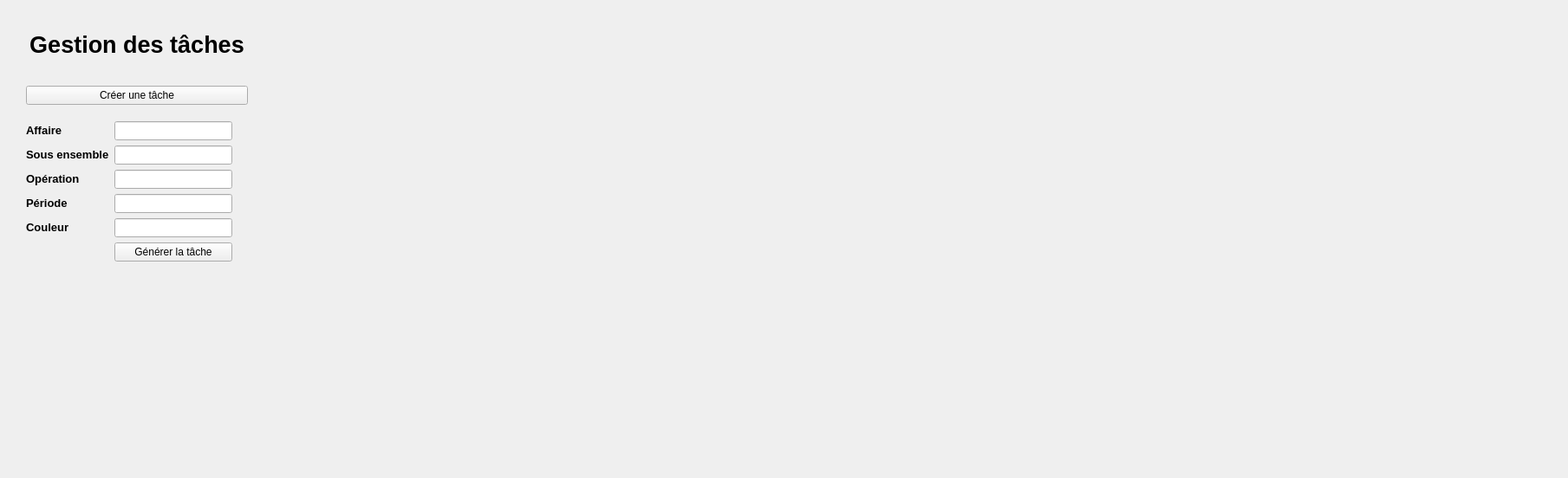
<?xml version="1.0" encoding="UTF-8"?>
<ui version="4.0">
 <class>Form</class>
 <widget class="QWidget" name="Form">
  <property name="geometry">
   <rect>
    <x>0</x>
    <y>0</y>
    <width>1809</width>
    <height>552</height>
   </rect>
  </property>
  <property name="windowTitle">
   <string>Form</string>
  </property>
  <widget class="QWidget" name="formLayoutWidget">
   <property name="geometry">
    <rect>
     <x>30</x>
     <y>140</y>
     <width>238</width>
     <height>242</height>
    </rect>
   </property>
   <layout class="QFormLayout" name="formLayout">
    <item row="0" column="0">
     <widget class="QLabel" name="label_4">
      <property name="text">
       <string>&lt;html&gt;&lt;head/&gt;&lt;body&gt;&lt;p&gt;&lt;span style=&quot; font-size:10pt; font-weight:700;&quot;&gt;Affaire&lt;/span&gt;&lt;/p&gt;&lt;/body&gt;&lt;/html&gt;</string>
      </property>
     </widget>
    </item>
    <item row="0" column="1">
     <widget class="QLineEdit" name="lineEdit_2"/>
    </item>
    <item row="1" column="0">
     <widget class="QLabel" name="label_3">
      <property name="text">
       <string>&lt;html&gt;&lt;head/&gt;&lt;body&gt;&lt;p&gt;&lt;span style=&quot; font-size:10pt; font-weight:700;&quot;&gt;Sous ensemble&lt;/span&gt;&lt;/p&gt;&lt;/body&gt;&lt;/html&gt;</string>
      </property>
     </widget>
    </item>
    <item row="1" column="1">
     <widget class="QLineEdit" name="lineEdit_3"/>
    </item>
    <item row="2" column="0">
     <widget class="QLabel" name="label_2">
      <property name="text">
       <string>&lt;html&gt;&lt;head/&gt;&lt;body&gt;&lt;p&gt;&lt;span style=&quot; font-size:10pt; font-weight:700;&quot;&gt;Opération&lt;/span&gt;&lt;/p&gt;&lt;/body&gt;&lt;/html&gt;</string>
      </property>
     </widget>
    </item>
    <item row="2" column="1">
     <widget class="QLineEdit" name="lineEdit_4"/>
    </item>
    <item row="3" column="0">
     <widget class="QLabel" name="label_6">
      <property name="text">
       <string>&lt;html&gt;&lt;head/&gt;&lt;body&gt;&lt;p&gt;&lt;span style=&quot; font-size:10pt; font-weight:700;&quot;&gt;Période&lt;/span&gt;&lt;/p&gt;&lt;/body&gt;&lt;/html&gt;</string>
      </property>
     </widget>
    </item>
    <item row="3" column="1">
     <widget class="QLineEdit" name="lineEdit_5"/>
    </item>
    <item row="4" column="0">
     <widget class="QLabel" name="label_7">
      <property name="text">
       <string>&lt;html&gt;&lt;head/&gt;&lt;body&gt;&lt;p&gt;&lt;span style=&quot; font-size:10pt; font-weight:700;&quot;&gt;Couleur&lt;/span&gt;&lt;/p&gt;&lt;/body&gt;&lt;/html&gt;</string>
      </property>
     </widget>
    </item>
    <item row="4" column="1">
     <widget class="QLineEdit" name="lineEdit_6"/>
    </item>
    <item row="5" column="1">
     <widget class="QPushButton" name="submit">
      <property name="text">
       <string>Générer la tâche</string>
      </property>
     </widget>
    </item>
   </layout>
  </widget>
  <widget class="QWidget" name="verticalLayoutWidget">
   <property name="geometry">
    <rect>
     <x>270</x>
     <y>90</y>
     <width>160</width>
     <height>31</height>
    </rect>
   </property>
   <layout class="QVBoxLayout" name="PB_slot"/>
  </widget>
  <widget class="QWidget" name="layoutWidget">
   <property name="geometry">
    <rect>
     <x>30</x>
     <y>10</y>
     <width>256</width>
     <height>111</height>
    </rect>
   </property>
   <layout class="QVBoxLayout" name="verticalLayout">
    <item>
     <widget class="QLabel" name="label">
      <property name="text">
       <string>&lt;html&gt;&lt;head/&gt;&lt;body&gt;&lt;p align=&quot;center&quot;&gt;&lt;span style=&quot; font-size:20pt; font-weight:700;&quot;&gt;Gestion des tâches&lt;/span&gt;&lt;/p&gt;&lt;/body&gt;&lt;/html&gt;</string>
      </property>
     </widget>
    </item>
    <item>
     <widget class="QPushButton" name="pushButton">
      <property name="text">
       <string>Créer une tâche</string>
      </property>
     </widget>
    </item>
   </layout>
  </widget>
  <widget class="QWidget" name="verticalLayoutWidget_2">
   <property name="geometry">
    <rect>
     <x>300</x>
     <y>200</y>
     <width>1401</width>
     <height>231</height>
    </rect>
   </property>
   <layout class="QVBoxLayout" name="tasks_table_slot"/>
  </widget>
 </widget>
 <resources/>
 <connections/>
</ui>
